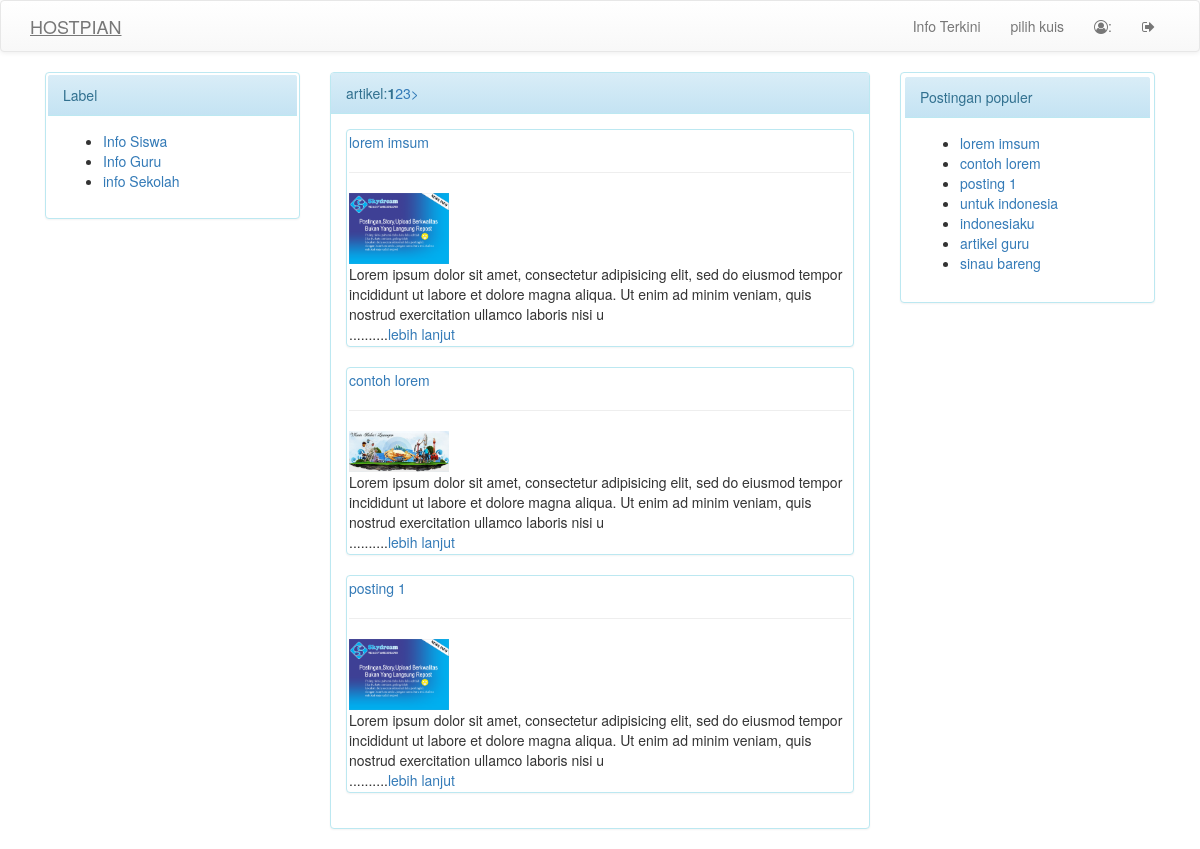
The app's page /index.php/c_siswa/artikel with its own data.
### tables this page shows
CREATE TABLE `label_artikel` (
  `id_label` int(11) NOT NULL,
  `nama_label` varchar(50) NOT NULL
);

CREATE TABLE `artikel` (
  `id_artikel` int(11) NOT NULL,
  `judul_artikel` text NOT NULL,
  `tanggal_artikel` date NOT NULL,
  `foto_artikel` text NOT NULL,
  `isi_artikel` text NOT NULL,
  `id_admin` varchar(6) NOT NULL,
  `id_label` int(11) DEFAULT NULL
);

### application/controllers/c_siswa.php (called while the page is built, shortened)
<?php
class C_siswa extends CI_Controller{
	function __construct(){
		$this->load->model('m_query_siswa');
        $this->load->helper('url');
	}
	function artikel(){
		$this->load->database();
		$jumlah_data = $this->m_query_siswa->jumlah_artikel();
		$this->load->library('pagination');
		$config['base_url'] = base_url().'index.php/c_siswa/artikel';
		$config['total_rows'] = $jumlah_data;
		$config['per_page'] = 3;
		$from = $this->uri->segment(3);
		$data['artikel_page'] = $this->m_query_siswa->data_artikel($config['per_page'],$from);
		$data['artikel']=$this->m_query_siswa->artikel()->result();
		$data['label']=$this->m_query_siswa->label()->result();
		$this->load->view('siswa/header_siswa');
		$this->load->view('siswa/artikel_siswa',$data);
	}
}

### index.php (called while the page is built, shortened)
<?php
require_once BASEPATH.'core/CodeIgniter.php';

### application/models/m_query_siswa.php (called while the page is built, shortened)
<?php
class M_query_siswa extends CI_Model{
	function data_artikel($number,$offset){
		return $this->db->get('artikel',$number,$offset)->result();
	}
	function artikel(){
		return $this->db->get('artikel');
	}
	function label(){
		return $this->db->get('label_artikel');
	}
	function jumlah_artikel(){
		return $this->db->get('artikel')->num_rows();
	}
}

### application/config/config.php (called while the page is built, shortened)
<?php
$config['base_url'] = 'http://localhost/hostpian/';
$config['index_page'] = 'index.php';
$config['uri_protocol']	= 'REQUEST_URI';
$config['url_suffix'] = '';
$config['language']	= 'english';
$config['charset'] = 'UTF-8';
$config['enable_hooks'] = FALSE;
$config['subclass_prefix'] = 'MY_';
$config['composer_autoload'] = FALSE;
$config['permitted_uri_chars'] = 'a-z 0-9~%.:_\-';
$config['enable_query_strings'] = FALSE;
$config['controller_trigger'] = 'c';
$config['function_trigger'] = 'm';
$config['directory_trigger'] = 'd';
$config['allow_get_array'] = TRUE;
$config['log_threshold'] = 0;
$config['log_path'] = '';
$config['log_file_extension'] = '';
$config['log_file_permissions'] = 0644;
$config['log_date_format'] = 'Y-m-d H:i:s';
$config['error_views_path'] = '';
$config['cache_path'] = '';
$config['cache_query_string'] = FALSE;
$config['encryption_key'] = 'hostpian';
$config['sess_driver'] = 'files';
$config['sess_cookie_name'] = 'ci_session';
$config['sess_expiration'] = 7200;
$config['sess_save_path'] = NULL;
$config['sess_match_ip'] = FALSE;
$config['sess_time_to_update'] = 300;
$config['sess_regenerate_destroy'] = FALSE;
$config['cookie_prefix']	= '';
$config['cookie_domain']	= '';
$config['cookie_path']		= '/';
$config['cookie_secure']	= FALSE;
$config['cookie_httponly'] 	= FALSE;
$config['standardize_newlines'] = FALSE;
$config['global_xss_filtering'] = FALSE;
$config['csrf_protection'] = FALSE;
$config['csrf_token_name'] = 'csrf_test_name';
$config['csrf_cookie_name'] = 'csrf_cookie_name';
$config['csrf_expire'] = 7200;
$config['csrf_regenerate'] = TRUE;
$config['csrf_exclude_uris'] = array();
$config['compress_output'] = FALSE;
$config['time_reference'] = 'local';
$config['rewrite_short_tags'] = FALSE;
$config['proxy_ips'] = '';

### application/views/siswa/artikel_siswa.php (the view, shortened to what this page needs)
<div class="container">
	<div class="col-sm-3">
		<div class='panel panel-info' style='padding:2px;'>
			<div class="panel-heading">Label</div>
			<div class="panel-body">
				<ul>
				<?php
					foreach ($label as $u) {
						echo "
							<li><a href='label/".$u->id_label."'>".$u->nama_label."</a></li>
						";
					}
				 ?>
				</ul>
			</div>
		</div>
	</div>
	<div class="col-sm-6">
		<div class="panel panel-info">
			<div class="panel-heading">artikel:<?php
				echo $this->pagination->create_links();
			?></div>
			<div class="panel-body">
				<?php
					foreach ($artikel_page as $g) {
						$link='assets/img/'.$g->foto_artikel;
						echo "
							<div class='panel panel-info' style='padding:2px;'>
								<a href='baca/".$g->id_artikel."'>".$g->judul_artikel."</a><hr></hr><img src='".base_url($link)."' width='20%'><br/>
								".substr($g->isi_artikel,0,200)."<br/>..........<a href='baca/".$g->id_artikel."'>lebih lanjut</a>
							</div>
						";
					}
				 ?>
			</div>
		</div>
	</div>
	<div class="col-sm-3">
		<div class="panel panel-info" style="padding:4px;">
			<div class="panel-heading">Postingan populer</div>
			<div class="panel-body">
				<ul>
				<?php
					foreach ($artikel as $u) {
						echo "<li><a href='baca/".$u->id_artikel."'>".$u->judul_artikel."</a></li>";
					}
				 ?>
				 </ul>
			</div>
		</div>
	</div>
</div>

### application/views/siswa/header_siswa.php (shortened to what this page needs)
<!DOCTYPE html>
<html>
<head>
	<link rel="stylesheet" type="text/css" href="<?php echo base_url('assets/css/bootstrap.css'); ?>">
	<link rel="stylesheet" type="text/css" href="<?php echo base_url('assets/css/hostpian.css'); ?>">
	<link rel="stylesheet" type="text/css" href="<?php echo base_url('assets/css/bootstrap.min.css'); ?>">
	<link rel="stylesheet" type="text/css" href="<?php echo base_url('assets/css/bootstrap-theme.css'); ?>">
	<link rel="stylesheet" href="https://cdnjs.cloudflare.com/ajax/libs/font-awesome/4.7.0/css/font-awesome.min.css">
</head>
<body>
	<nav class="navbar navbar-default">
		<div class="container">
			<div class="navbar-header">
				<a class="navbar-brand navbar-link" href="<?php echo base_url('index.php/c_siswa'); ?>"><u>HOSTPIAN</u></a>
			</div>
			<div class="collapse navbar-collapse" id="navcol-1">
				<UL class="nav navbar-nav navbar-right" >
					<li role="presentation"><a href="<?php echo base_url('index.php/c_siswa/artikel'); ?>">Info Terkini</a></li>
					<li role="presentation"><a href="<?php echo base_url('index.php/c_siswa/kuis'); ?>">pilih kuis</a></li>
					<li role="presentation"><a href="index.php?page=alamat"><i class="fa fa-user-circle-o"></i>:<?php echo $this->session->userdata("id_siswa"); ?></a></li>
					<li role="presentation"><a href="<?php echo base_url('index.php/login/logout_siswa'); ?>"><i class="fa fa-sign-out"></i> </a></li>
				</UL>
			</div>
		</div>
	</nav>

### records on screen
label_artikel: nama_label "Info Siswa"
label_artikel: nama_label "Info Guru"
label_artikel: nama_label "info Sekolah"
artikel: judul_artikel "lorem imsum", foto_artikel (picture), isi_artikel "Lorem ipsum dolor sit amet, consectetur adipisicing elit, sed do eiusmod tempor incididunt ut labore et dolore magna aliqua. Ut enim ad minim veniam, quis nostrud exercitation ullamco laboris nisi u"
artikel: judul_artikel "contoh lorem", foto_artikel (picture), isi_artikel "Lorem ipsum dolor sit amet, consectetur adipisicing elit, sed do eiusmod tempor incididunt ut labore et dolore magna aliqua. Ut enim ad minim veniam, quis nostrud exercitation ullamco laboris nisi u"
artikel: judul_artikel "posting 1", foto_artikel (picture), isi_artikel "Lorem ipsum dolor sit amet, consectetur adipisicing elit, sed do eiusmod tempor incididunt ut labore et dolore magna aliqua. Ut enim ad minim veniam, quis nostrud exercitation ullamco laboris nisi u"
artikel: judul_artikel "untuk indonesia"
artikel: judul_artikel "indonesiaku"
artikel: judul_artikel "artikel guru"
artikel: judul_artikel "sinau bareng"

### other values on screen
$this->pagination->create_links() "1 2 3 >"
